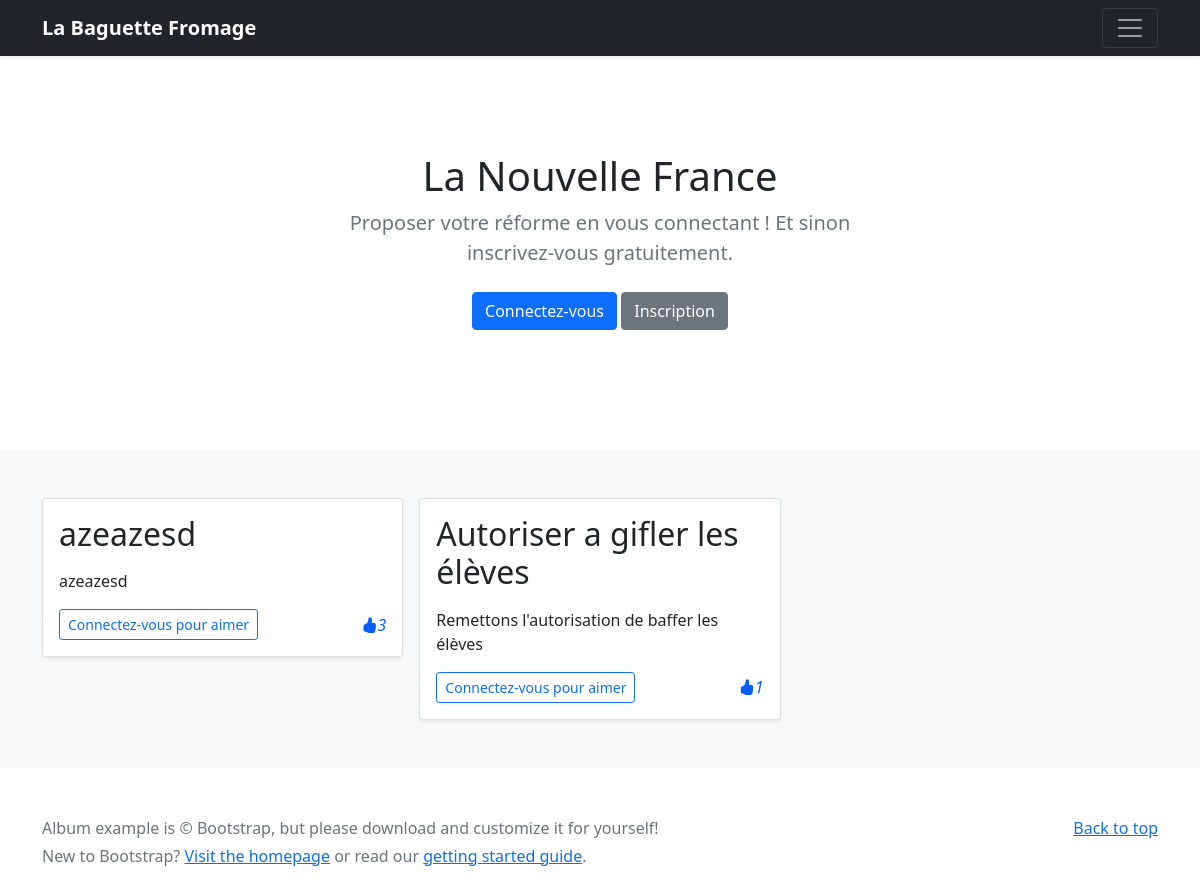
The page /scolaire/ on the database its author committed.
### france_idee/models.py (models this page shows)
class Scolaire(models.Model):
    titre = models.CharField(max_length=250)
    auteur = models.ForeignKey(User,null=True, on_delete=models.CASCADE)
    description = FroalaField()
    likes = models.ManyToManyField(User, related_name='like_posts')

### france_idee/views.py (the view)
def scolaire_view(request):
    context = {'posts' : Scolaire.objects.annotate(like_count=Count('likes')).order_by('-like_count')}
    return render(request , 'scolaire.html' , context)

### france_idee/templates/scolaire.html
{% extends "base.html" %}
{% block content %}
<main>
  <section class="py-5 text-center container">
    <div class="row py-lg-5">
      <div class="col-lg-6 col-md-8 mx-auto">
        <h1 class="fw-light">La Nouvelle France</h1>
        <p class="lead text-muted">Proposer votre réforme en vous connectant ! Et sinon inscrivez-vous gratuitement.</p>
        <p>
            {% if request.user.is_authenticated %}
          <a href="{% url 'logout_view' %}" class="btn btn-danger my-2">Déconnexion</a>
            {% else %}
          <a href="{% url 'login_view' %}" class="btn btn-primary my-2">Connectez-vous</a>
          <a href="{% url 'register_view' %}" class="btn btn-secondary my-2">Inscription</a>
            {% endif %}
        </p>
      </div>
    </div>
  </section>
  <div class="album py-5 bg-light">
    <div class="container">
      <div class="row row-cols-1 row-cols-sm-2 row-cols-md-3 g-3">
          {% for post in posts %}
          <div class="col">
          <div class="card shadow-sm">
            <div class="card-body">
              <h2>{{ post.titre }}</h2>
              <p class="card-text">{{ post.description|safe }}</p>
              <div class="d-flex justify-content-between align-items-center">
                  {% if request.user.is_authenticated %}
                <div class="btn-group">
                  <form action ="{% url 'like_scolaire' post.pk %}" method="post">
                    {% csrf_token %}
                    {% if user not in post.likes.all %}
                  <button type="submit" name="post_id" value="{{ post.id }}" class="btn btn-outline-primary">Like !</button>
                        {% else %}
                        <button type="submit" name="post_id" value="{{ post.id }}" class="btn btn-outline-danger">Dislike !</button>
                        {% endif %}
                </form>
                {% if user.id == post.auteur.id %}
                <a href="{% url 'modif_scolaire' post.id %}" class="btn btn-outline-success">Modifier</a>
                 <form action ="{% url 'scolaire_delete' post.id %}" method="post" class="d-inline">
                        {% csrf_token %}
                        <button type="submit" class="btn btn-outline-danger">
                            Supprimer
                        </button>
                    </form>
                    {% endif %}
                </div>
                 <i style="color: #085dff;" class="bi bi-hand-thumbs-up-fill">{{ post.likes.all.count }}</i>
                      {% else %}
                 <div class="btn-group">
                  <a href ="/login"><button type="button" class="btn btn-sm btn-outline-primary">Connectez-vous pour aimer</button></a>
                </div><i style="color: #085dff;" class="bi bi-hand-thumbs-up-fill">{{ post.likes.all.count }}</i>
                  {% endif %}
              </div>
            </div>
          </div>
        </div>
          {% endfor %}
      </div>
    </div>
  </div>
</main>
{% endblock %}

### rows shown on the page
Scolaire: titre "azeazesd", description "azeazesd", likes.all.count "3"
Scolaire: titre "Autoriser a gifler les élèves", description "Remettons l'autorisation de baffer les élèves", likes.all.count "1"
